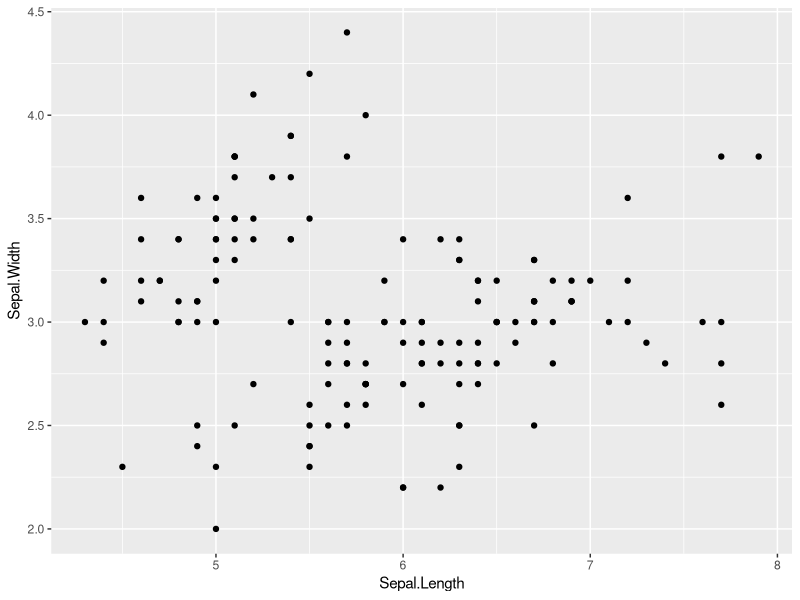
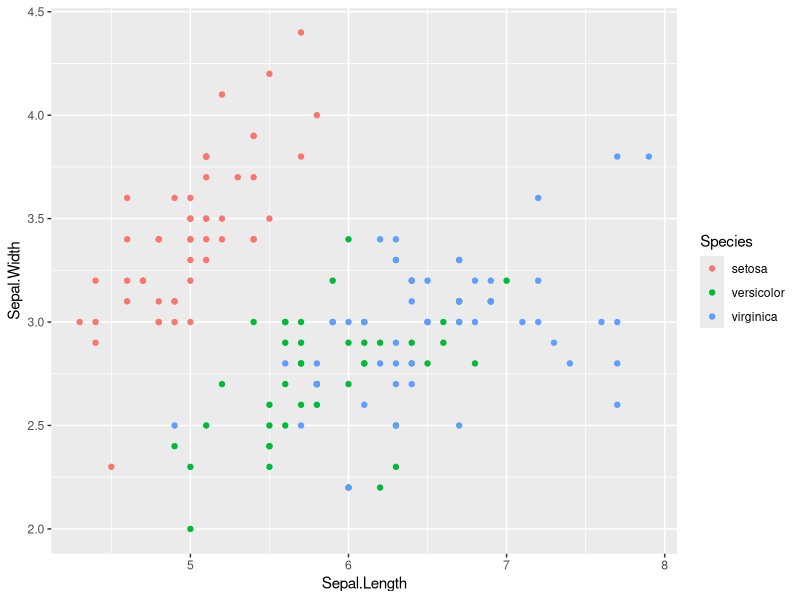
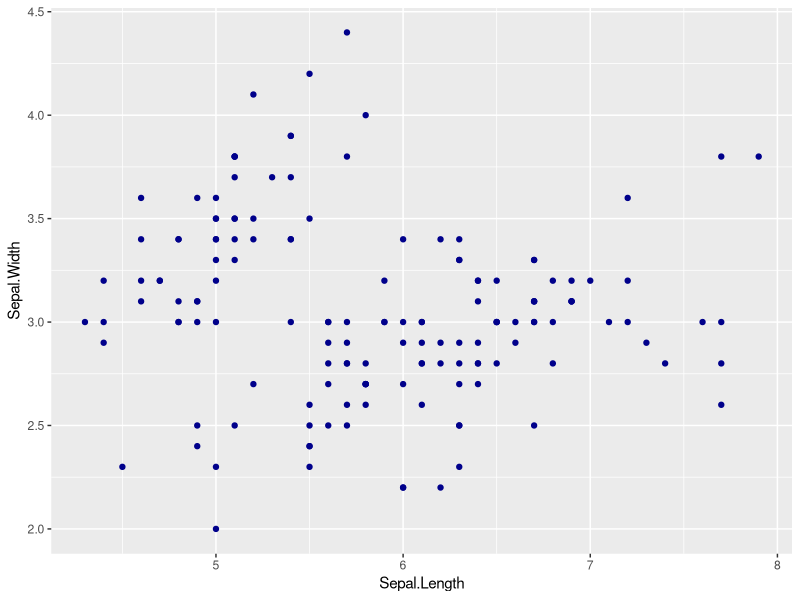
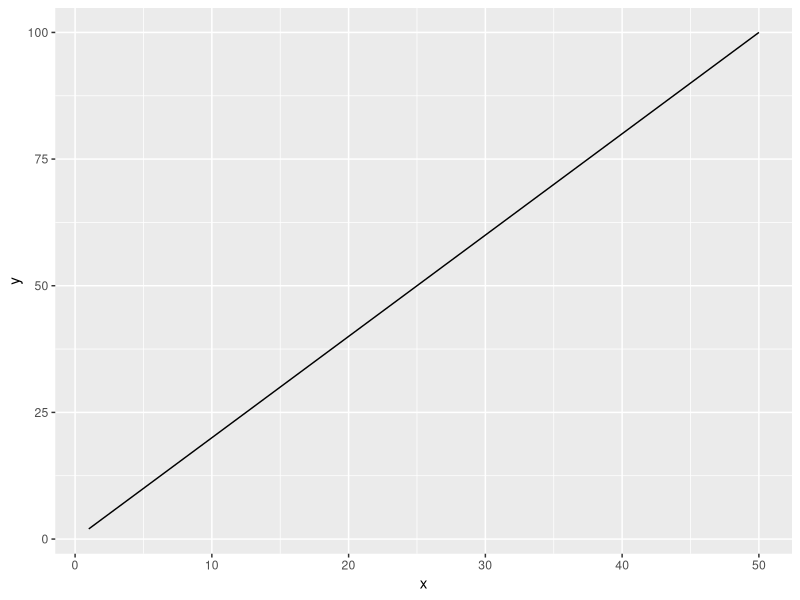
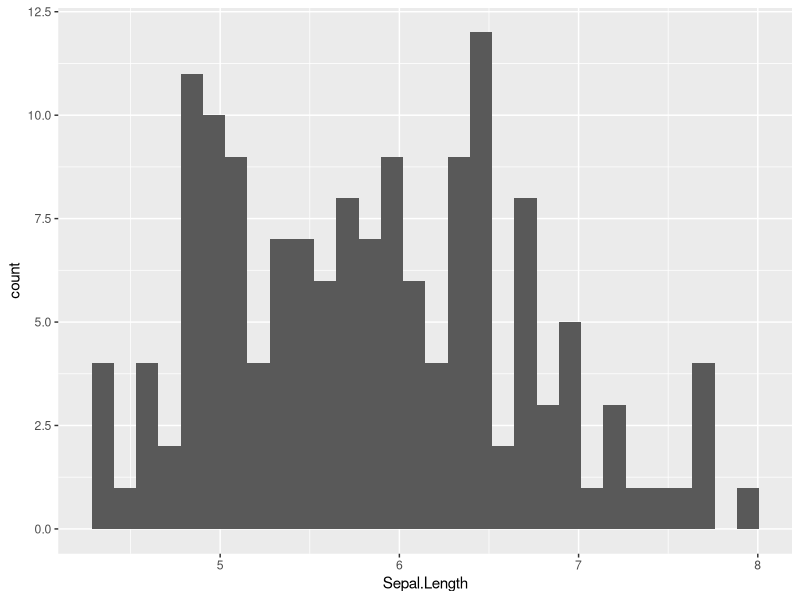
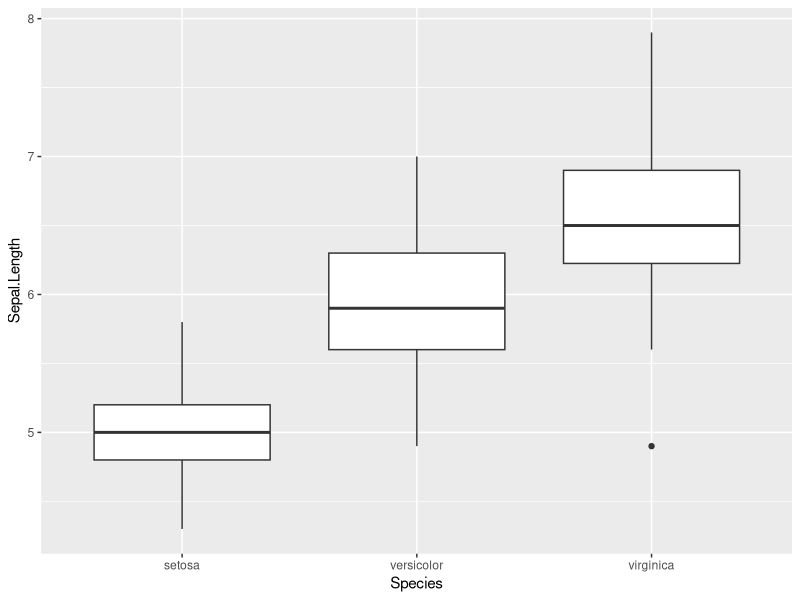
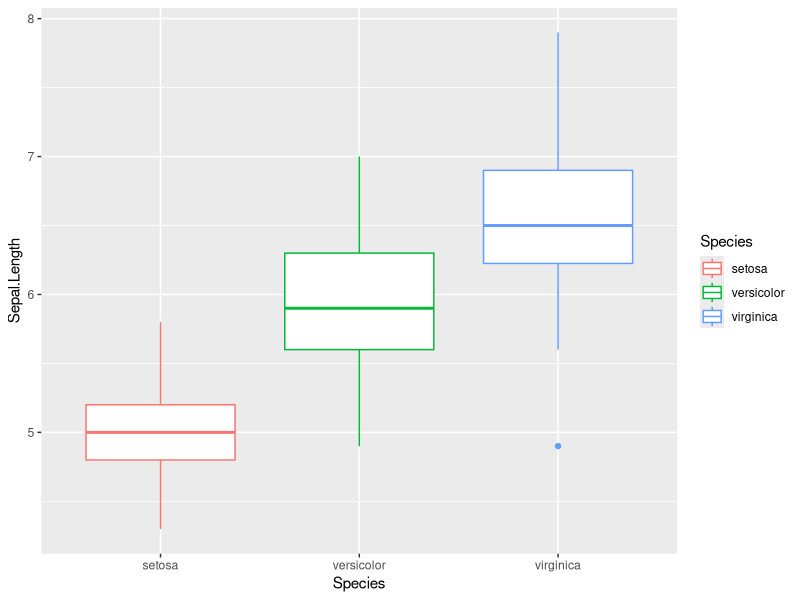
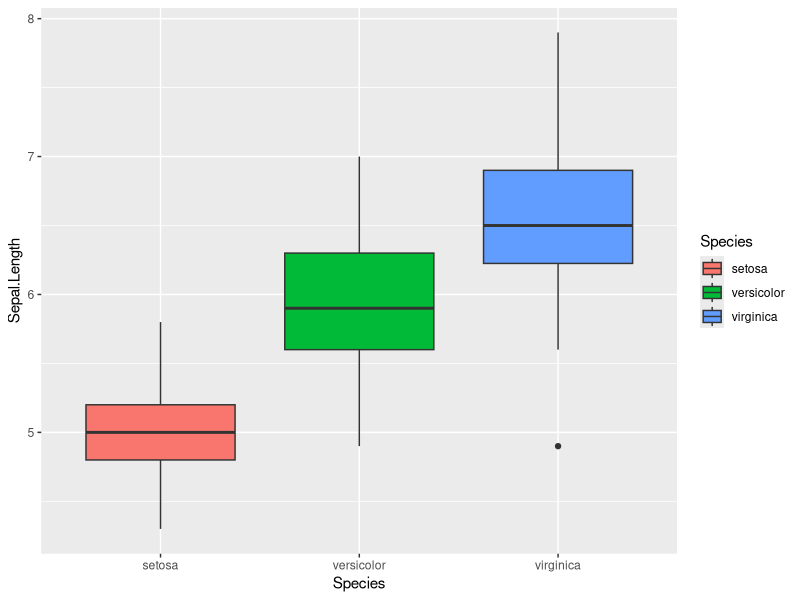

Source code (R) for these figures, in order:
library(tidyverse)

## Shift+Ctrl+M for pipe
##aes(.......,Color=Columnname)

iris %>% 
  ggplot(
aes(x=Sepal.Length,
y=Sepal.Width))+geom_point()



# point:figure ------------------------------------------------------------

iris %>% ggplot(aes(x=Sepal.Length, y=Sepal.Width, color=Species))+geom_point()

iris %>% ggplot(aes(x=Sepal.Length, y=Sepal.Width))+ geom_point(color="darkblue")




# line figure -------------------------------------------------------------

df_x <- tibble(x= 1:50, y= 2*x)


df_x %>% ggplot(aes(x=x, y=y))+geom_line()


# Histogram ---------------------------------------------------------------

iris %>% ggplot(aes(x=Sepal.Length))+geom_histogram()



# boxplot -----------------------------------------------------------------

iris %>% ggplot(aes(x=Species, y=Sepal.Length))+geom_boxplot()

## Change Color
iris %>% ggplot(aes(x=Species, y=Sepal.Length, color=Species))+geom_boxplot()

##Inside Box
iris %>% ggplot(aes(x=Species,y=Sepal.Length,fill=Species))+geom_boxplot()


# exercise ---------------------------------------------------------------

#Q1 using "iris" data, identify the longest Sepal.Length using arrange function

iris %>% arrange(desc(Sepal.Length))

#Q2 using "iris" data. filter individual with sepal.width greater that 3.0
# - use filter

iris %>% filter(Sepal.Width > 3.0)

#Q3 using "iris" data, select the column "Petal.Length" and "Petal.Width",
#and arrange the order of rows by "Petal.Length"
#Assign the result to object "df_petal"

df_petal<-iris %>% select(Petal.Length, Petal.Width) %>%  arrange(desc(Petal.Length))

#Q4 Calculate mean Sepal.width by Species; assign the result to 'df_mean"
#- Hint group_by() and summarize ()

df_mean<-iris %>% 
  group_by(Species) %>% summarize(mean=mean(Sepal.Width))

#Q5 Create a point figure of Petal.Width (y-axis) and Sepal.Width (x-axis) 
# with colors distingusing species

iris %>% ggplot(aes(x=Sepal.Width,y=Petal.Width, color=Species))+geom_point()
